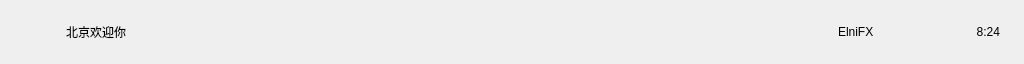
<?xml version="1.0" encoding="UTF-8"?>
<ui version="4.0">
 <class>StatusBar</class>
 <widget class="QWidget" name="StatusBar">
  <property name="geometry">
   <rect>
    <x>0</x>
    <y>0</y>
    <width>1024</width>
    <height>64</height>
   </rect>
  </property>
  <property name="minimumSize">
   <size>
    <width>0</width>
    <height>64</height>
   </size>
  </property>
  <property name="maximumSize">
   <size>
    <width>16777215</width>
    <height>64</height>
   </size>
  </property>
  <layout class="QHBoxLayout" name="horizontalLayout">
   <property name="spacing">
    <number>10</number>
   </property>
   <property name="leftMargin">
    <number>24</number>
   </property>
   <property name="topMargin">
    <number>10</number>
   </property>
   <property name="rightMargin">
    <number>24</number>
   </property>
   <property name="bottomMargin">
    <number>10</number>
   </property>
   <item>
    <widget class="QFrame" name="voicePill">
     <property name="minimumSize">
      <size>
       <width>320</width>
       <height>40</height>
      </size>
     </property>
     <property name="maximumSize">
      <size>
       <width>340</width>
       <height>40</height>
      </size>
     </property>
     <property name="frameShape">
      <enum>QFrame::Shape::NoFrame</enum>
     </property>
     <layout class="QHBoxLayout" name="pillLayout">
      <property name="spacing">
       <number>10</number>
      </property>
      <property name="leftMargin">
       <number>14</number>
      </property>
      <property name="topMargin">
       <number>4</number>
      </property>
      <property name="rightMargin">
       <number>14</number>
      </property>
      <property name="bottomMargin">
       <number>4</number>
      </property>
      <item>
       <widget class="QLabel" name="micIcon">
        <property name="minimumSize">
         <size>
          <width>18</width>
          <height>18</height>
         </size>
        </property>
        <property name="maximumSize">
         <size>
          <width>18</width>
          <height>18</height>
         </size>
        </property>
        <property name="text">
         <string/>
        </property>
       </widget>
      </item>
      <item>
       <widget class="QLabel" name="hintLabel">
        <property name="text">
         <string>北京欢迎你</string>
        </property>
       </widget>
      </item>
     </layout>
    </widget>
   </item>
   <item>
    <spacer name="horizontalSpacer">
     <property name="orientation">
      <enum>Qt::Orientation::Horizontal</enum>
     </property>
     <property name="sizeHint" stdset="0">
      <size>
       <width>40</width>
       <height>20</height>
      </size>
     </property>
    </spacer>
   </item>
   <item>
    <widget class="QLabel" name="avatarLabel">
     <property name="minimumSize">
      <size>
       <width>28</width>
       <height>28</height>
      </size>
     </property>
     <property name="maximumSize">
      <size>
       <width>28</width>
       <height>28</height>
      </size>
     </property>
     <property name="text">
      <string/>
     </property>
    </widget>
   </item>
   <item>
    <widget class="QLabel" name="userLabel">
     <property name="text">
      <string>ElniFX</string>
     </property>
    </widget>
   </item>
   <item>
    <widget class="QLabel" name="wifiLabel">
     <property name="minimumSize">
      <size>
       <width>20</width>
       <height>20</height>
      </size>
     </property>
     <property name="maximumSize">
      <size>
       <width>20</width>
       <height>20</height>
      </size>
     </property>
     <property name="text">
      <string/>
     </property>
    </widget>
   </item>
   <item>
    <widget class="QLabel" name="signalLabel">
     <property name="minimumSize">
      <size>
       <width>20</width>
       <height>20</height>
      </size>
     </property>
     <property name="maximumSize">
      <size>
       <width>20</width>
       <height>20</height>
      </size>
     </property>
     <property name="text">
      <string/>
     </property>
    </widget>
   </item>
   <item>
    <widget class="QLabel" name="clockLabel">
     <property name="minimumSize">
      <size>
       <width>56</width>
       <height>0</height>
      </size>
     </property>
     <property name="text">
      <string>8:24</string>
     </property>
     <property name="alignment">
      <set>Qt::AlignmentFlag::AlignRight|Qt::AlignmentFlag::AlignTrailing|Qt::AlignmentFlag::AlignVCenter</set>
     </property>
    </widget>
   </item>
  </layout>
 </widget>
 <resources/>
 <connections/>
</ui>
